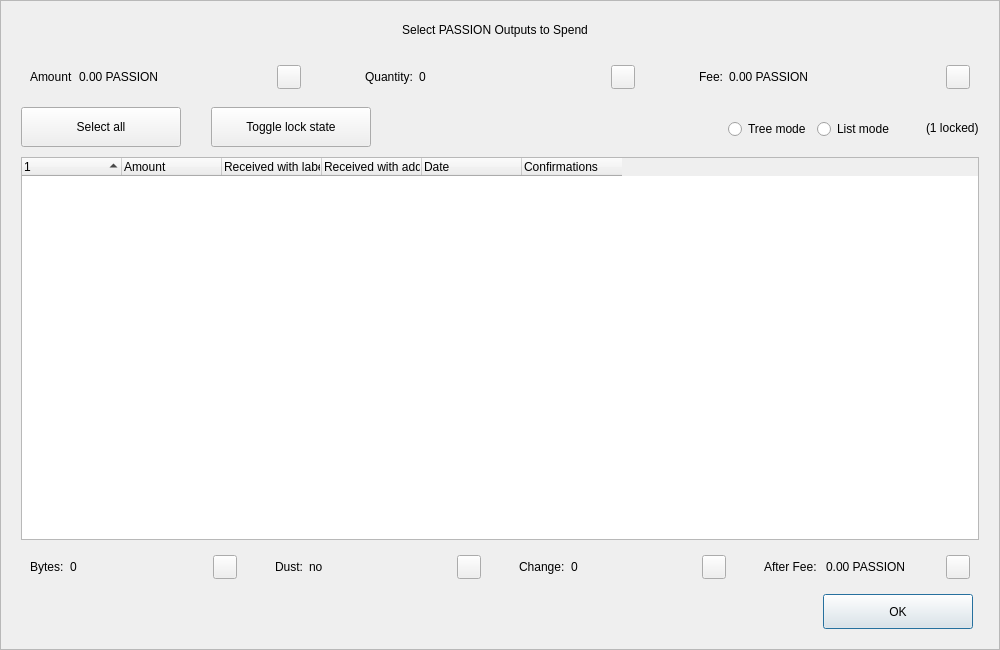
<?xml version="1.0" encoding="UTF-8"?>
<ui version="4.0">
 <class>CoinControlDialog</class>
 <widget class="QDialog" name="CoinControlDialog">
  <property name="geometry">
   <rect>
    <x>0</x>
    <y>0</y>
    <width>1000</width>
    <height>650</height>
   </rect>
  </property>
  <property name="minimumSize">
   <size>
    <width>950</width>
    <height>650</height>
   </size>
  </property>
  <property name="windowTitle">
   <string>Coin Selection</string>
  </property>
  <property name="styleSheet">
   <string notr="true"/>
  </property>
  <layout class="QVBoxLayout" name="verticalLayout">
   <property name="spacing">
    <number>0</number>
   </property>
   <property name="leftMargin">
    <number>0</number>
   </property>
   <property name="topMargin">
    <number>0</number>
   </property>
   <property name="rightMargin">
    <number>0</number>
   </property>
   <property name="bottomMargin">
    <number>0</number>
   </property>
   <item>
    <widget class="QFrame" name="frameContainer">
     <property name="toolTipDuration">
      <number>0</number>
     </property>
     <property name="frameShape">
      <enum>QFrame::StyledPanel</enum>
     </property>
     <property name="frameShadow">
      <enum>QFrame::Raised</enum>
     </property>
     <layout class="QVBoxLayout" name="verticalLayout_2">
      <property name="leftMargin">
       <number>0</number>
      </property>
      <property name="rightMargin">
       <number>0</number>
      </property>
      <property name="bottomMargin">
       <number>20</number>
      </property>
      <item>
       <layout class="QHBoxLayout" name="horizontalLayout_12">
        <property name="spacing">
         <number>0</number>
        </property>
        <property name="leftMargin">
         <number>20</number>
        </property>
        <property name="rightMargin">
         <number>30</number>
        </property>
        <item>
         <spacer name="horizontalSpacer_4">
          <property name="orientation">
           <enum>Qt::Horizontal</enum>
          </property>
          <property name="sizeHint" stdset="0">
           <size>
            <width>40</width>
            <height>20</height>
           </size>
          </property>
         </spacer>
        </item>
        <item>
         <widget class="QLabel" name="labelTitle">
          <property name="minimumSize">
           <size>
            <width>0</width>
            <height>40</height>
           </size>
          </property>
          <property name="maximumSize">
           <size>
            <width>16777215</width>
            <height>40</height>
           </size>
          </property>
          <property name="text">
           <string>Select PASSION Outputs to Spend</string>
          </property>
          <property name="alignment">
           <set>Qt::AlignCenter</set>
          </property>
          <property name="margin">
           <number>7</number>
          </property>
         </widget>
        </item>
        <item>
         <spacer name="horizontalSpacer_5">
          <property name="orientation">
           <enum>Qt::Horizontal</enum>
          </property>
          <property name="sizeHint" stdset="0">
           <size>
            <width>40</width>
            <height>20</height>
           </size>
          </property>
         </spacer>
        </item>
       </layout>
      </item>
      <item>
       <layout class="QHBoxLayout" name="horizontalLayout_8">
        <property name="leftMargin">
         <number>20</number>
        </property>
        <property name="rightMargin">
         <number>20</number>
        </property>
        <item>
         <widget class="QWidget" name="layoutAmount" native="true">
          <layout class="QHBoxLayout" name="horizontalLayout_9" stretch="0,1,0">
           <item>
            <widget class="QLabel" name="labelCoinControlAmountText">
             <property name="text">
              <string>Amount</string>
             </property>
            </widget>
           </item>
           <item>
            <widget class="QLabel" name="labelCoinControlAmount">
             <property name="text">
              <string>0.00 PASSION</string>
             </property>
            </widget>
           </item>
           <item alignment="Qt::AlignHCenter|Qt::AlignVCenter">
            <widget class="QPushButton" name="pushButtonAmount">
             <property name="minimumSize">
              <size>
               <width>0</width>
               <height>24</height>
              </size>
             </property>
             <property name="maximumSize">
              <size>
               <width>24</width>
               <height>26</height>
              </size>
             </property>
             <property name="focusPolicy">
              <enum>Qt::NoFocus</enum>
             </property>
             <property name="styleSheet">
              <string notr="true">padding-bottom:2px;
padding-right:4px;</string>
             </property>
             <property name="text">
              <string/>
             </property>
            </widget>
           </item>
          </layout>
         </widget>
        </item>
        <item>
         <spacer name="horizontalSpacer_2">
          <property name="orientation">
           <enum>Qt::Horizontal</enum>
          </property>
          <property name="sizeType">
           <enum>QSizePolicy::Fixed</enum>
          </property>
          <property name="sizeHint" stdset="0">
           <size>
            <width>40</width>
            <height>20</height>
           </size>
          </property>
         </spacer>
        </item>
        <item>
         <widget class="QWidget" name="layoutQuantity" native="true">
          <layout class="QHBoxLayout" name="horizontalLayout_10" stretch="0,1,0">
           <item>
            <widget class="QLabel" name="labelCoinControlQuantityText">
             <property name="text">
              <string>Quantity:</string>
             </property>
            </widget>
           </item>
           <item>
            <widget class="QLabel" name="labelCoinControlQuantity">
             <property name="text">
              <string>0</string>
             </property>
            </widget>
           </item>
           <item alignment="Qt::AlignHCenter|Qt::AlignVCenter">
            <widget class="QPushButton" name="pushButtonQuantity">
             <property name="minimumSize">
              <size>
               <width>0</width>
               <height>24</height>
              </size>
             </property>
             <property name="maximumSize">
              <size>
               <width>24</width>
               <height>26</height>
              </size>
             </property>
             <property name="focusPolicy">
              <enum>Qt::NoFocus</enum>
             </property>
             <property name="styleSheet">
              <string notr="true">padding-bottom:2px;
               padding-right:4px;</string>
             </property>
             <property name="text">
              <string/>
             </property>
            </widget>
           </item>
          </layout>
         </widget>
        </item>
        <item>
         <spacer name="horizontalSpacer_22">
          <property name="orientation">
           <enum>Qt::Horizontal</enum>
          </property>
          <property name="sizeType">
           <enum>QSizePolicy::Fixed</enum>
          </property>
          <property name="sizeHint" stdset="0">
           <size>
            <width>40</width>
            <height>20</height>
           </size>
          </property>
         </spacer>
        </item>
        <item>
         <widget class="QWidget" name="layoutFee" native="true">
          <layout class="QHBoxLayout" name="horizontalLayout_11" stretch="0,1,0">
           <item>
            <widget class="QLabel" name="labelCoinControlFeeText">
             <property name="text">
              <string>Fee:</string>
             </property>
            </widget>
           </item>
           <item>
            <widget class="QLabel" name="labelCoinControlFee">
             <property name="text">
              <string>0.00 PASSION</string>
             </property>
            </widget>
           </item>
           <item alignment="Qt::AlignHCenter|Qt::AlignVCenter">
            <widget class="QPushButton" name="pushButtonFee">
             <property name="minimumSize">
              <size>
               <width>0</width>
               <height>24</height>
              </size>
             </property>
             <property name="maximumSize">
              <size>
               <width>24</width>
               <height>26</height>
              </size>
             </property>
             <property name="focusPolicy">
              <enum>Qt::NoFocus</enum>
             </property>
             <property name="styleSheet">
              <string notr="true">padding-bottom:2px;
               padding-right:4px;</string>
             </property>
             <property name="text">
              <string/>
             </property>
            </widget>
           </item>
          </layout>
         </widget>
        </item>
       </layout>
      </item>
      <item>
       <widget class="QFrame" name="frame">
        <property name="minimumSize">
         <size>
          <width>0</width>
          <height>40</height>
         </size>
        </property>
        <property name="styleSheet">
         <string notr="true">#frame {
	border:0;
}</string>
        </property>
        <property name="frameShape">
         <enum>QFrame::StyledPanel</enum>
        </property>
        <property name="frameShadow">
         <enum>QFrame::Sunken</enum>
        </property>
        <layout class="QHBoxLayout" name="horizontalLayout">
         <property name="spacing">
          <number>0</number>
         </property>
         <property name="leftMargin">
          <number>20</number>
         </property>
         <property name="topMargin">
          <number>0</number>
         </property>
         <property name="rightMargin">
          <number>20</number>
         </property>
         <property name="bottomMargin">
          <number>0</number>
         </property>
         <item>
          <layout class="QHBoxLayout" name="horizontalLayoutPanel" stretch="0,0,0,0,0,0">
           <property name="spacing">
            <number>20</number>
           </property>
           <item>
            <widget class="QPushButton" name="pushButtonSelectAll">
             <property name="sizePolicy">
              <sizepolicy hsizetype="Maximum" vsizetype="Fixed">
               <horstretch>0</horstretch>
               <verstretch>0</verstretch>
              </sizepolicy>
             </property>
             <property name="minimumSize">
              <size>
               <width>160</width>
               <height>40</height>
              </size>
             </property>
             <property name="maximumSize">
              <size>
               <width>16777215</width>
               <height>40</height>
              </size>
             </property>
             <property name="text">
              <string>Select all</string>
             </property>
             <property name="checkable">
              <bool>true</bool>
             </property>
             <property name="checked">
              <bool>false</bool>
             </property>
             <property name="autoExclusive">
              <bool>false</bool>
             </property>
             <property name="autoDefault">
              <bool>false</bool>
             </property>
            </widget>
           </item>
           <item>
            <spacer name="horizontalSpacer_6">
             <property name="orientation">
              <enum>Qt::Horizontal</enum>
             </property>
             <property name="sizeType">
              <enum>QSizePolicy::Fixed</enum>
             </property>
             <property name="sizeHint" stdset="0">
              <size>
               <width>10</width>
               <height>20</height>
              </size>
             </property>
            </spacer>
           </item>
           <item>
            <widget class="QPushButton" name="pushButtonToggleLock">
             <property name="sizePolicy">
              <sizepolicy hsizetype="Maximum" vsizetype="Fixed">
               <horstretch>0</horstretch>
               <verstretch>0</verstretch>
              </sizepolicy>
             </property>
             <property name="minimumSize">
              <size>
               <width>160</width>
               <height>40</height>
              </size>
             </property>
             <property name="maximumSize">
              <size>
               <width>16777215</width>
               <height>40</height>
              </size>
             </property>
             <property name="text">
              <string>Toggle lock state</string>
             </property>
             <property name="checkable">
              <bool>true</bool>
             </property>
             <property name="autoExclusive">
              <bool>false</bool>
             </property>
             <property name="autoDefault">
              <bool>false</bool>
             </property>
            </widget>
           </item>
           <item>
            <spacer name="horizontalSpacer_7">
             <property name="orientation">
              <enum>Qt::Horizontal</enum>
             </property>
             <property name="sizeType">
              <enum>QSizePolicy::Expanding</enum>
             </property>
             <property name="sizeHint" stdset="0">
              <size>
               <width>30</width>
               <height>20</height>
              </size>
             </property>
            </spacer>
           </item>
           <item alignment="Qt::AlignRight">
            <widget class="QGroupBox" name="groupBox_2">
             <property name="styleSheet">
              <string notr="true">#groupBox_2 {
    background-color:transparent;
    border-radius:0;
}</string>
             </property>
             <property name="title">
              <string/>
             </property>
             <layout class="QHBoxLayout" name="horizontalLayout_14">
              <item>
               <widget class="QRadioButton" name="radioTreeMode">
                <property name="sizePolicy">
                 <sizepolicy hsizetype="Maximum" vsizetype="Fixed">
                  <horstretch>0</horstretch>
                  <verstretch>0</verstretch>
                 </sizepolicy>
                </property>
                <property name="text">
                 <string>Tree mode</string>
                </property>
               </widget>
              </item>
              <item>
               <widget class="QRadioButton" name="radioListMode">
                <property name="sizePolicy">
                 <sizepolicy hsizetype="Maximum" vsizetype="Fixed">
                  <horstretch>0</horstretch>
                  <verstretch>0</verstretch>
                 </sizepolicy>
                </property>
                <property name="text">
                 <string>List mode</string>
                </property>
                <property name="checked">
                 <bool>false</bool>
                </property>
               </widget>
              </item>
             </layout>
            </widget>
           </item>
           <item>
            <widget class="QLabel" name="labelLocked">
             <property name="text">
              <string>(1 locked)</string>
             </property>
            </widget>
           </item>
          </layout>
         </item>
        </layout>
       </widget>
      </item>
      <item>
       <layout class="QHBoxLayout" name="horizontalLayout_13">
        <property name="leftMargin">
         <number>20</number>
        </property>
        <property name="rightMargin">
         <number>20</number>
        </property>
        <item>
         <widget class="CoinControlTreeWidget" name="treeWidget">
          <property name="contextMenuPolicy">
           <enum>Qt::CustomContextMenu</enum>
          </property>
          <property name="styleSheet">
           <string notr="true"/>
          </property>
          <property name="sortingEnabled">
           <bool>false</bool>
          </property>
          <property name="columnCount">
           <number>6</number>
          </property>
          <attribute name="headerShowSortIndicator" stdset="0">
           <bool>true</bool>
          </attribute>
          <attribute name="headerStretchLastSection">
           <bool>false</bool>
          </attribute>
          <column>
           <property name="text">
            <string/>
           </property>
          </column>
          <column>
           <property name="text">
            <string>Amount</string>
           </property>
          </column>
          <column>
           <property name="text">
            <string>Received with label</string>
           </property>
          </column>
          <column>
           <property name="text">
            <string>Received with address</string>
           </property>
          </column>
          <column>
           <property name="text">
            <string>Date</string>
           </property>
          </column>
          <column>
           <property name="text">
            <string>Confirmations</string>
           </property>
           <property name="toolTip">
            <string>Confirmed</string>
           </property>
          </column>
         </widget>
        </item>
       </layout>
      </item>
      <item>
       <layout class="QHBoxLayout" name="horizontalLayout_3">
        <property name="spacing">
         <number>20</number>
        </property>
        <property name="leftMargin">
         <number>20</number>
        </property>
        <property name="rightMargin">
         <number>20</number>
        </property>
        <item>
         <widget class="QWidget" name="layoutBytes" native="true">
          <layout class="QHBoxLayout" name="horizontalLayout_4" stretch="0,1,0">
           <item>
            <widget class="QLabel" name="labelCoinControlBytesText">
             <property name="text">
              <string>Bytes:</string>
             </property>
            </widget>
           </item>
           <item>
            <widget class="QLabel" name="labelCoinControlBytes">
             <property name="text">
              <string>0</string>
             </property>
            </widget>
           </item>
           <item alignment="Qt::AlignHCenter|Qt::AlignVCenter">
            <widget class="QPushButton" name="pushButtonBytes">
             <property name="minimumSize">
              <size>
               <width>0</width>
               <height>24</height>
              </size>
             </property>
             <property name="maximumSize">
              <size>
               <width>24</width>
               <height>26</height>
              </size>
             </property>
             <property name="focusPolicy">
              <enum>Qt::NoFocus</enum>
             </property>
             <property name="styleSheet">
              <string notr="true">padding-bottom:2px;
               padding-right:4px;</string>
             </property>
             <property name="text">
              <string/>
             </property>
            </widget>
           </item>
          </layout>
         </widget>
        </item>
        <item>
         <widget class="QWidget" name="layoutDust" native="true">
          <layout class="QHBoxLayout" name="horizontalLayout_5" stretch="0,1,0">
           <item>
            <widget class="QLabel" name="labelCoinControlLowOutputText">
             <property name="text">
              <string>Dust:</string>
             </property>
            </widget>
           </item>
           <item>
            <widget class="QLabel" name="labelCoinControlLowOutput">
             <property name="text">
              <string>no</string>
             </property>
            </widget>
           </item>
           <item alignment="Qt::AlignHCenter|Qt::AlignVCenter">
            <widget class="QPushButton" name="pushButtonDust">
             <property name="minimumSize">
              <size>
               <width>0</width>
               <height>24</height>
              </size>
             </property>
             <property name="maximumSize">
              <size>
               <width>24</width>
               <height>26</height>
              </size>
             </property>
             <property name="focusPolicy">
              <enum>Qt::NoFocus</enum>
             </property>
             <property name="styleSheet">
              <string notr="true">padding-bottom:2px;
               padding-right:4px;</string>
             </property>
             <property name="text">
              <string/>
             </property>
            </widget>
           </item>
          </layout>
         </widget>
        </item>
        <item>
         <widget class="QWidget" name="layoutChange" native="true">
          <layout class="QHBoxLayout" name="horizontalLayout_6" stretch="0,1,0">
           <item>
            <widget class="QLabel" name="labelCoinControlChangeText">
             <property name="text">
              <string>Change:</string>
             </property>
            </widget>
           </item>
           <item>
            <widget class="QLabel" name="labelCoinControlChange">
             <property name="text">
              <string>0</string>
             </property>
            </widget>
           </item>
           <item alignment="Qt::AlignHCenter|Qt::AlignVCenter">
            <widget class="QPushButton" name="pushButtonChange">
             <property name="minimumSize">
              <size>
               <width>0</width>
               <height>24</height>
              </size>
             </property>
             <property name="maximumSize">
              <size>
               <width>24</width>
               <height>26</height>
              </size>
             </property>
             <property name="focusPolicy">
              <enum>Qt::NoFocus</enum>
             </property>
             <property name="styleSheet">
              <string notr="true">padding-bottom:2px;
               padding-right:4px;</string>
             </property>
             <property name="text">
              <string/>
             </property>
            </widget>
           </item>
          </layout>
         </widget>
        </item>
        <item>
         <widget class="QWidget" name="layoutAfter" native="true">
          <layout class="QHBoxLayout" name="horizontalLayout_7" stretch="0,1,0">
           <item>
            <widget class="QLabel" name="labelCoinControlAfterFeeText">
             <property name="text">
              <string>After Fee: </string>
             </property>
            </widget>
           </item>
           <item>
            <widget class="QLabel" name="labelCoinControlAfterFee">
             <property name="text">
              <string>0.00 PASSION</string>
             </property>
            </widget>
           </item>
           <item alignment="Qt::AlignHCenter|Qt::AlignVCenter">
            <widget class="QPushButton" name="pushButtonAlterFee">
             <property name="minimumSize">
              <size>
               <width>0</width>
               <height>24</height>
              </size>
             </property>
             <property name="maximumSize">
              <size>
               <width>24</width>
               <height>26</height>
              </size>
             </property>
             <property name="focusPolicy">
              <enum>Qt::NoFocus</enum>
             </property>
             <property name="styleSheet">
              <string notr="true">padding-bottom:2px;
               padding-right:4px;</string>
             </property>
             <property name="text">
              <string/>
             </property>
            </widget>
           </item>
          </layout>
         </widget>
        </item>
       </layout>
      </item>
      <item>
       <layout class="QHBoxLayout" name="horizontalLayout_2">
        <property name="spacing">
         <number>0</number>
        </property>
        <property name="leftMargin">
         <number>20</number>
        </property>
        <property name="rightMargin">
         <number>26</number>
        </property>
        <item>
         <spacer name="horizontalSpacer_3">
          <property name="orientation">
           <enum>Qt::Horizontal</enum>
          </property>
          <property name="sizeHint" stdset="0">
           <size>
            <width>558</width>
            <height>20</height>
           </size>
          </property>
         </spacer>
        </item>
        <item>
         <widget class="QPushButton" name="pushButtonOk">
          <property name="minimumSize">
           <size>
            <width>150</width>
            <height>35</height>
           </size>
          </property>
          <property name="text">
           <string>OK</string>
          </property>
         </widget>
        </item>
       </layout>
      </item>
     </layout>
    </widget>
   </item>
  </layout>
 </widget>
 <customwidgets>
  <customwidget>
   <class>CoinControlTreeWidget</class>
   <extends>QTreeWidget</extends>
   <header>coincontroltreewidget.h</header>
  </customwidget>
 </customwidgets>
 <resources/>
 <connections/>
</ui>
